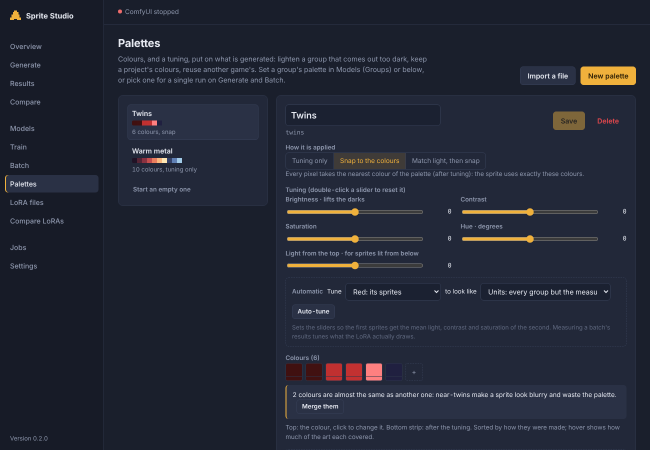
#> input picture pal_twins.png, 1300 x 900 px (shown at 1/2 size)
$ python -i pxtool.py   (imports and definitions only)
#> lines starting #> are read from the running program, lines starting #| are printed output that depends on the picture
#> in post, rgb is the input picture: shape (900, 1300, 3); mean R, G, B 35.6, 39.8, 53.5
#!/usr/bin/env python3
"""pxtool: image helpers of Sprite Studio (pixel grid, clean-up, colours, palettes).

  pxtool.py describe <sprite>... [--glows] [--neutral]   colour words for the prompt
  pxtool.py init     <sprite> <out.png> [--size 64] [--mask MASK] [--canvas 512]
  pxtool.py post     <render.png> <out.png> [--size 128] [--grid INIT.json] [--mirror auto --orig SPRITE]
                     [--max-colours 64] [--outline-style dark|selective] [--edge 0.5] [--no-outline] [--min-part 0.004] [--key-tol 70]
                     [--keep-green] [--no-tidy] [--keep-mask MASK --base SPRITE] [--legacy --margin 2]
  pxtool.py sheet    <out.png> <folder>... [--cell 160]
  pxtool.py palette-extract | palette-apply | palette-autotune | palette-words | palette-export

`init` puts a sprite on the flat green background the LoRA was trained on,
scaled up by a whole factor (512 // size: 8 for 64 px, 4 for 128 px), to
start a generation from; it writes the pixel grid next to it.

`post` turns a render into a sprite: the green background removed by
flood fill from the border (so light pixels of the sprite stay), green shadows and
edge blends removed, holes inside the sprite filled, small loose specks
dropped (real side parts kept), the render's own colours kept (256 at most, 64 by default),
one sprite pixel per block of the pixel grid (majority vote, the grid's
phase matched to the render), lone pixels tidied, a dark outline, an optional mirror. It also writes
a 4x preview and prints the sprite-standard checks.

`sheet` lays out an original and its variants for comparison. The palette-*
commands make, apply and export the palettes of the web app (see below).

Needs numpy, pillow, scipy.
"""

import argparse
import colorsys
import json
import math
import os
import re
import sys
from collections import Counter

import numpy as np
from PIL import Image
from scipy import ndimage

# The flat background the LoRA was trained on, removed after generation.
KEY = "#00ff00"


def hex_to_rgb(h):
    h = h.strip().lstrip("#")
    return tuple(int(h[i : i + 2], 16) for i in (0, 2, 4))


def rgb_to_hex(c):
    return "#{:02x}{:02x}{:02x}".format(*tuple(int(v) for v in c[:3]))


# [8 lines left out: function opaque_colours, not called in this run]


def _quantize(cnt, k):
    """`k` colours for a {colour: count} set, median cut weighted by
    sqrt(count) so rare shades are not swamped by the big areas."""
    if k <= 0 or not cnt:
        return []
    if len(cnt) <= k:
        return list(cnt)
    data = []
    for c, n in cnt.items():
        data += [c] * max(1, int(math.sqrt(n)))
    w = math.ceil(math.sqrt(len(data)))
    data += [data[0]] * (w * w - len(data))
    img = Image.new("RGB", (w, w))
    img.putdata(data)
    q = img.quantize(k, method=Image.Quantize.MEDIANCUT, dither=Image.Dither.NONE)
    pal = q.getpalette()[: k * 3]
    used = sorted(set(np.array(q).reshape(-1).tolist()))
    return [tuple(pal[i * 3 : i * 3 + 3]) for i in used]


def _is_glow(c):
    return _sat(c) > 0.45 and _val(c) > 0.45


MAX_COLOURS = 256  # the most colours a palette or a clean-up can hold
STANDARD_COLOURS = 64  # the usual sprite limit (the default; the standard check is relaxed above it)


def palette_of(cnt, max_colours=64):
    """Up to `max_colours` colours. The glows (bright saturated colours) get
    slots of their own (6 to 20, by how much of the art they are) so cores
    and lights keep their brightest shades instead of being merged into the
    body's mid-tones."""
    if len(cnt) <= max_colours:
        cols = list(cnt)
    else:
        glow = {c: n for c, n in cnt.items() if _is_glow(c)}
        rest = {c: n for c, n in cnt.items() if not _is_glow(c)}
        gw = sum(math.sqrt(n) for n in glow.values())
        tw = gw + sum(math.sqrt(n) for n in rest.values())
        k_glow = 0 if not glow else int(np.clip(round(max_colours * 2 * gw / max(tw, 1)), 6, 20))
        k_glow = min(k_glow, len(glow), max_colours // 2)
        cols = _quantize(glow, k_glow) + _quantize(rest, max_colours - k_glow)
    return sorted(set(cols), key=lambda c: sum(c))[:max_colours]


def _hsv(c):
    return colorsys.rgb_to_hsv(*(v / 255.0 for v in c))


def _sat(c):
    return _hsv(c)[1]


def _val(c):
    return _hsv(c)[2]


# [24 lines left out: function hue_name, not called in this run]


def _family(c):
    return hue_name(c).replace("dark ", "").replace("light ", "")


# [86 lines left out: functions describe_glows, sheet, describe, describe_counts, not called in this run]


# ---------------------------------------------------------------- palettes
#
# A palette is a JSON file: {"id", "label", "colours": ["#rrggbb", ...],
# "weights": [n, ...] (how much of the art each colour is, optional),
# "tune": {"hue", "saturation", "brightness", "contrast"} (-100..100, hue in
# degrees), "mode": "tune" | "snap" | "match", "words": true (colour words of
# the prompt from the palette)}. Applied to a finished sprite:
#   tune   the sprite's own colours, only adjusted by the tuning;
#   snap   every pixel takes the nearest colour of the (tuned) palette;
#   match  the sprite's light and shade are first spread like the palette's
#          (a dark render gets the palette's brightness), then snapped.
# The web app's preview (app.js applyPalette) does the same arithmetic: keep
# the two in step.

TUNE_KEYS = ("hue", "saturation", "brightness", "contrast")


# [84 lines left out: functions load_palette, extract_palette, tune_rgb, not called in this run]


def _lum(rgb):
    return rgb[..., 0] * 0.299 + rgb[..., 1] * 0.587 + rgb[..., 2] * 0.114


# [173 lines left out: functions relight, apply_palette, _opaque_pixels, colour_stats, auto_tune, palette_words and 2 more, not called in this run]


def pixel_scale(size, canvas=512):
    """The whole number of render pixels per sprite pixel: the training
    images, the init images and the clean-up all use the same one, so the
    model's pixels land on the grid the clean-up reads."""
    return max(1, canvas // max(1, size))


# [14 lines left out: function fit_sprite, not called in this run]


def grid_for(w, h, canvas=512, scale=None):
    k = scale or pixel_scale(max(w, h), canvas)
    return {"k": k, "w": w, "h": h, "ox": (canvas - w * k) // 2, "oy": (canvas - h * k) // 2, "canvas": canvas}


# [33 lines left out: function prepare_init, not called in this run]


def _snap(rgb, pal):
    """Nearest palette colour for every pixel (weighted RGB distance). Each distinct colour is looked up once:
    a render has far fewer colours than pixels, and the clean-up is re-run live while settings are dragged."""
    flat = rgb.reshape(-1, 3).astype(np.int32)
    codes = (flat[:, 0] << 16) | (flat[:, 1] << 8) | flat[:, 2]
    uniq, first, inv = np.unique(codes, return_index=True, return_inverse=True)
    p = pal.astype(np.int32)
    wts = np.array([3, 4, 2])
    out = np.empty((len(uniq), 3), np.uint8)
    for i in range(0, len(uniq), 4096):
        u = flat[first[i : i + 4096]]
        d = (((u[:, None, :] - p[None, :, :]) ** 2) * wts).sum(-1)
        out[i : i + 4096] = p[d.argmin(1)]
    return out[inv.reshape(-1)].reshape(rgb.shape)


def _key_like(rgb, key, tol, min_sat=0.3):
    """Background pixels: close to the key colour, or of the key's hue at any
    brightness (the soft shadows and edge blends the model paints onto the
    key colour are darker or paler versions of it)."""
#> called with key = '#00ff00', tol = 70, min_sat = 0.3
    hue_tol = 35.0
    k = np.array(hex_to_rgb(key))
    close = np.linalg.norm(rgb.astype(int) - k, axis=-1) < tol
    f = rgb.astype(float) / 255.0
    mx, mn = f.max(-1), f.min(-1)
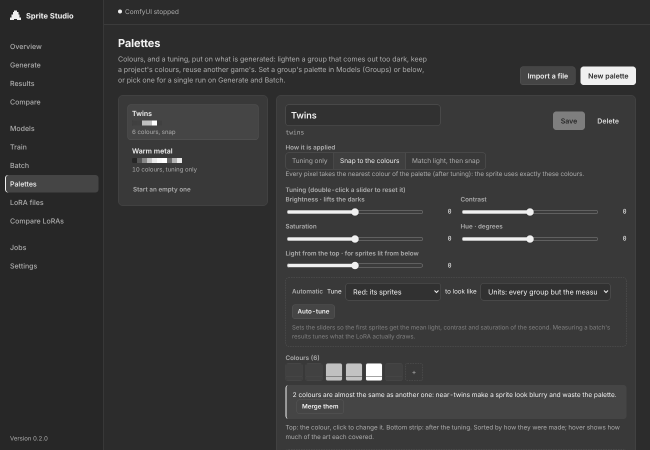
#> mx: shape (900, 1300) float64 (shown at 1/2 size); min 0.145, max 1, mean 0.218
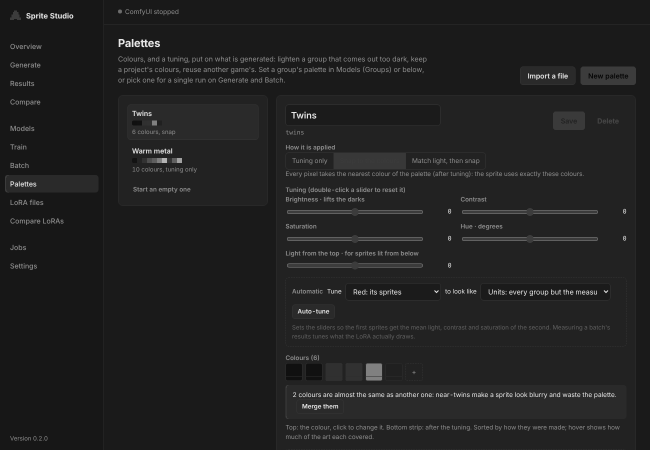
#> mn: shape (900, 1300) float64 (shown at 1/2 size); min 0.0157, max 0.902, mean 0.131
    sat = np.where(mx > 0, (mx - mn) / np.maximum(mx, 1e-6), 0)
    r, g, b = f[..., 0], f[..., 1], f[..., 2]
    d = np.maximum(mx - mn, 1e-6)
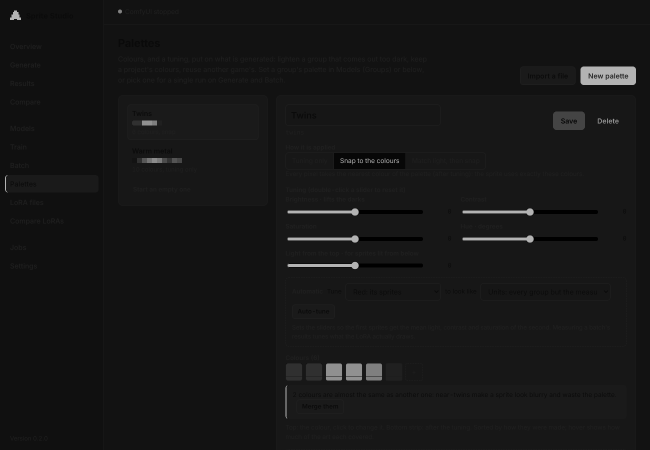
#> d: shape (900, 1300) float64 (shown at 1/2 size); min 1e-06, max 0.71, mean 0.0872
    hue = np.where(mx == r, ((g - b) / d) % 6, np.where(mx == g, (b - r) / d + 2, (r - g) / d + 4)) * 60.0
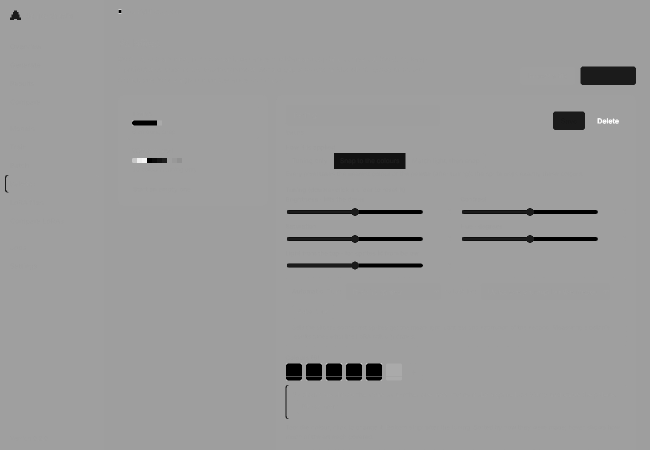
#> hue: shape (900, 1300) float64 (shown at 1/2 size); min 0, max 359.6, mean 219.1; drawn with min black and max white
    kh = _hsv(k)[0] * 360.0
    dh = np.abs((hue - kh + 180) % 360 - 180)
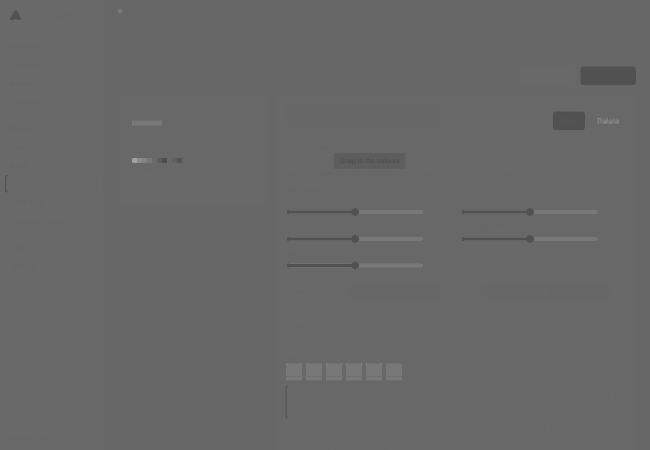
#> dh: shape (900, 1300) float64 (shown at 1/2 size); min 60, max 180, mean 104
    tinted = (dh < hue_tol) & (sat > min_sat) & (mx > 0.08)
    return close | tinted


def _luma(rgb):
    f = rgb.astype(float)
    return 0.299 * f[..., 0] + 0.587 * f[..., 1] + 0.114 * f[..., 2]


# [10 lines left out: function _symmetric, not called in this run]


def _tidy(canvas, pal, outline=True, style="dark"):
    """Pixel-art tidying at the final size: lone pixels that match none of
    their 8 neighbours take the neighbourhood's colour (the speckle the
    model leaves), and the edge of the silhouette gets a dark outline, as in
    the hand-drawn sprites (glows on the edge are kept). style "selective":
    each outline pixel takes a darker shade of its own colour (selective
    outlining) instead of the palette's darkest colour."""
    h, w = canvas.shape[:2]
    alpha = canvas[..., 3] > 0
    rgb = canvas[..., :3].astype(np.int64)
    code = (rgb[..., 0] << 16) | (rgb[..., 1] << 8) | rgb[..., 2]
    out = canvas.copy()
    for y in range(1, h - 1):
        for x in range(1, w - 1):
            if not alpha[y, x]:
                continue
            nb = code[y - 1 : y + 2, x - 1 : x + 2][alpha[y - 1 : y + 2, x - 1 : x + 2]]
            if len(nb) < 7:
                continue
            others = nb[nb != code[y, x]]
            if len(others) == len(nb) - 1:  # matches no neighbour
                v, c = np.unique(others, return_counts=True)
                if c.max() >= 3:
                    best = int(v[c.argmax()])
                    out[y, x, :3] = (best >> 16 & 255, best >> 8 & 255, best & 255)
    if not outline:
        return out
    darkest = pal[np.argmin(_luma(pal))]
    inner = ndimage.binary_erosion(alpha)
    edge = alpha & ~inner
    luma = _luma(pal)
    for y, x in zip(*np.nonzero(edge), strict=False):
        own = tuple(int(v) for v in out[y, x, :3])
        if _is_glow(own):
            continue
        if style == "selective":
            darker = pal[luma < _luma(np.array([own]))[0] * 0.75]
            if len(darker):
                target = np.array(own) * 0.55
                out[y, x, :3] = darker[(((darker - target) ** 2) * np.array([3, 4, 2])).sum(1).argmin()]
                continue
        out[y, x, :3] = darkest
    return out


def _grid_sample(rgb, fg, pal, g, search=True, edge=0.5):
    """One sprite pixel per k x k block of the render, on the grid of the
    init image (or of the training images): opaque when most of the block
    is body (edge: the share, 0.5 by default), coloured by the block's most
    common (palette-snapped) colour.
    The model may draw its pixels a little off that grid, so the phase that
    makes the blocks the most uniform is used."""
    k, w, h = g["k"], g["w"], g["h"]
    snapped = _snap(rgb, pal)
    codes = (snapped[..., 0].astype(np.int64) << 16) | (snapped[..., 1].astype(np.int64) << 8) | snapped[..., 2]
    H, W = fg.shape
    best = (g["ox"], g["oy"])
    if search and k >= 2:
        luma = _luma(rgb)
        scores = {}
        r = k // 2
        for dy in range(-r, r + 1):
            for dx in range(-r, r + 1):
                ox, oy = g["ox"] + dx, g["oy"] + dy
                x0, y0 = max(ox, 0), max(oy, 0)
                nx, ny = (min(W, ox + w * k) - x0) // k, (min(H, oy + h * k) - y0) // k
                if nx < 1 or ny < 1:
                    continue
                blk = luma[y0 : y0 + ny * k, x0 : x0 + nx * k].reshape(ny, k, nx, k)
                m = fg[y0 : y0 + ny * k, x0 : x0 + nx * k].reshape(ny, k, nx, k)
                var = blk.var(axis=(1, 3))
                full = m.all(axis=(1, 3))
                scores[(ox, oy)] = var[full].mean() if full.any() else 1e9
        if scores:
            best = min(scores, key=scores.get)
    ox, oy = best
    out = np.zeros((h, w, 4), np.uint8)
    for j in range(h):
        for i in range(w):
            y0, x0 = oy + j * k, ox + i * k
            if y0 < 0 or x0 < 0 or y0 + k > H or x0 + k > W:
                continue
            m = fg[y0 : y0 + k, x0 : x0 + k]
            if m.mean() < edge:
                continue
            c = codes[y0 : y0 + k, x0 : x0 + k][m]
            v, cnts = np.unique(c, return_counts=True)
            b = int(v[cnts.argmax()])
            out[j, i] = (b >> 16 & 255, b >> 8 & 255, b & 255, 255)
    return out


# [87 lines left out: functions _legacy_fit, flatten_background, tile_post, not called in this run]


def post(
    src,
    dst,
    key=KEY,
    size=128,
    min_part=0.004,
    mirror="none",
    key_tol=70,
    orig=None,
    tidy=True,
    margin=2,
    keep_green=False,
    grid=None,
    legacy=False,
    keep_mask=None,
    base=None,
    palette=None,
    fill=0,
    colours=64,
    outline=True,
    outline_style="dark",
    edge=0.5,
    tile=False,
    keep_edge=0,
):
    """tile: the render is a tile in full colour (see tile_post), keep_edge: px of the original's edge it keeps.
    keep_green: the sprite has green parts of its own (an acid pool...):
    only the green reached from the border is background, green inside the
    silhouette is kept. margin: empty pixels around the sprite (icons fill
    their whole canvas: 0; legacy fitting only). grid: the init's grid file
    (pxtool.py init writes it); without it the grid of a size x size sprite
    centred in the render is used, as in the training images. legacy: the
    old fitting (crop the body, scale it to the size). keep_mask + base: a
    touch-up, only the mask's white pixels come from the render, the rest
    stays the base sprite. fill: 50 to 100, the share of the size x size
    canvas the sprite's longest side takes (100: edge to edge); the drawing
    is cropped from the render and pixelated at that size, so it is neither
    cut by the canvas nor lost in empty space. 0: the render's own scale.
    Fine-tuning: min_part (loose parts dropped, share of the body), key_tol
    (how far from the key green a pixel is still background), colours (the
    most the sprite keeps, 2 to 256), edge (0.2 to 0.8: the share of a block
    that must be body to draw its pixel; lower = a fuller silhouette),
    outline (the dark edge line; tidy=False drops it too), outline_style ("dark" or "selective")."""
    if tile:
        return tile_post(src, dst, size, orig=orig, grid=grid, keep_edge=int(keep_edge or 0))
    a = np.array(Image.open(src).convert("RGBA"))
    rgb = a[..., :3]
    if mirror == "auto":
        mirror = "left" if orig and _symmetric(orig) else "none"

    # 1. Background: transparent pixels, plus everything green reached from
    #    the border (the key colour and its darker or paler shadows and
    #    blends). Light body pixels inside the silhouette are never touched.
    bg = a[..., 3] < 128
    if keep_green:
        # Only colours very close to the pure key: the sprite's own greens,
        # darker or paler, are never taken for background.
        near = np.linalg.norm(rgb.astype(int) - np.array(hex_to_rgb(key)), axis=-1) < 40
    else:
        near = _key_like(rgb, key, key_tol)
    lab, _ = ndimage.label(near | bg)
#> lab: shape (900, 1300) int32; every value is 0
    border = set(np.unique(np.concatenate([lab[0], lab[-1], lab[:, 0], lab[:, -1]]))) - {0}
#> border = 0 items
    bg = bg | np.isin(lab, list(border))
    fg = ~bg
#> fg: shape (900, 1300) bool; every value is 1

    # 2. Loose specks: drop the small separate bits, keep real side parts.
    lab, n = ndimage.label(fg)
#> lab: shape (900, 1300) int32; every value is 1
#> n = 1
    if n > 1:
        sizes = ndimage.sum(fg, lab, range(1, n + 1))
        keep = [i + 1 for i, s in enumerate(sizes) if s >= min_part * sizes.max()]
        fg = np.isin(lab, keep)

    # 3. Holes inside the body: filled, coloured from the nearest body pixel.
    filled = ndimage.binary_fill_holes(fg)
    holes = filled & ~fg
    # Inside the silhouette, even faintly green pixels (the blend of body
    # and background at the edges) are repainted from the body.
    if not keep_green:
        holes |= filled & _key_like(rgb, key, key_tol, min_sat=0.12)
    if holes.any():
        solid = filled & ~holes
        _, (iy, ix) = ndimage.distance_transform_edt(~solid, return_indices=True)
        rgb = rgb.copy()
        rgb[holes] = rgb[iy[holes], ix[holes]]
    fg = filled
    # The render's own colours (256 at most, 64 by default): the LoRA already draws the
    # group's colours and contrast, the clean-up only keeps them.
    cols, counts = np.unique(rgb[fg], axis=0, return_counts=True)
#> cols = 2656 rows, first 8: [23, 27, 39], [23, 27, 40], [24, 28, 40], [24, 28, 41], [25, 29, 42], [25, 30, 42], [25, 30, 43], [25, 30, 44]; counts = 2656 values, max 427465 at index 87, min 1 at index 21, mean 440.5
    cnt = Counter({tuple(int(v) for v in c): int(n) for c, n in zip(cols, counts, strict=False)})
#> cnt = 2656 items
    colours = max(2, min(MAX_COLOURS, int(colours or STANDARD_COLOURS)))
    pal = np.array(palette_of(cnt, colours)) if cnt else np.array([[0, 0, 0]])
#> in palette_of, `glow = {c: n for c, n in cnt.items() if _is_glow(c)}`: glow = 376 items
#> in palette_of, `rest = {c: n for c, n in cnt.items() if not _is_glow(c)}`: rest = 2280 items
#> in palette_of, `gw = sum(math.sqrt(n) for n in glow.values())`: gw = 892.1
#> in palette_of, `tw = gw + sum(math.sqrt(n) for n in rest.values())`: tw = 11526.4
#> in palette_of, `k_glow = 0 if not glow else int(np.clip(round(max_colours * 2 * gw / m..`: k_glow = 10
#> the loop in _quantize, `for c, n in cnt.items():` made 376 passes
#> (c, n) on passes 1 to 3: ((96, 128, 180), 100), ((115, 83, 25), 2), ((115, 93, 54), 2)
#> after the loop in _quantize, `for c, n in cnt.items():`: data = 793 items, first 6: (96, 128, 180), (96, 128, 180), (96, 128, 180), (96, 128, 180), (96, 128, 180), (96, 128, 180)
#> in _quantize, `w = math.ceil(math.sqrt(len(data)))`: w = 29
#> in _quantize, `data += [data[0]] * (w * w - len(data))`: data = 841 items, first 6: (96, 128, 180), (96, 128, 180), (96, 128, 180), (96, 128, 180), (96, 128, 180), (96, 128, 180)
#> in _quantize, `q = img.quantize(k, method=Image.Quantize.MEDIANCUT, dither=Image.Dith..`:
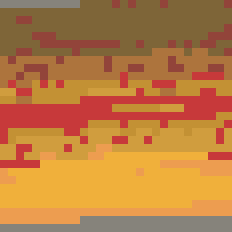
#> q: PIL image 29x29 P (shown 8 times larger); mean R, G, B 186.9, 124.3, 64.2
#> in _quantize, `pal = q.getpalette()[: k * 3]`: pal = 30 values, max 241 at index 0, min 52 at index 14, mean 128.7
#> in _quantize, `used = sorted(set(np.array(q).reshape(-1).tolist()))`: used = [1, 2, 3, 4, 5, 6, 7, 8, 9]
#> call 2 of _quantize, with k = 54
#> in _quantize (call 2), `data = []`: data = []
#> the loop in _quantize (call 2), `for c, n in cnt.items():` made 2280 passes
#> (c, n) on passes 1 to 3: ((23, 27, 39), 174582), ((23, 27, 40), 34), ((24, 28, 40), 41)
#> after the loop in _quantize (call 2), `for c, n in cnt.items():`: data = 9814 items, first 6: (23, 27, 39), (23, 27, 39), (23, 27, 39), (23, 27, 39), (23, 27, 39), (23, 27, 39)
#> in _quantize (call 2), `w = math.ceil(math.sqrt(len(data)))`: w = 100
#> in _quantize (call 2), `data += [data[0]] * (w * w - len(data))`: data = 10000 items, first 6: (23, 27, 39), (23, 27, 39), (23, 27, 39), (23, 27, 39), (23, 27, 39), (23, 27, 39)
#> in _quantize (call 2), `q = img.quantize(k, method=Image.Quantize.MEDIANCUT, dither=Image.Dith..`:
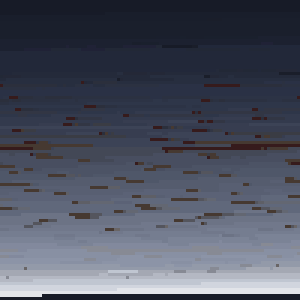
#> q: PIL image 100x100 P (shown 3 times larger); mean R, G, B 76.6, 81.6, 96.6
#> in _quantize (call 2), `pal = q.getpalette()[: k * 3]`: pal = 162 values, max 233 at index 2, min 23 at index 156, mean 86.5
#> in _quantize (call 2), `used = sorted(set(np.array(q).reshape(-1).tolist()))`: used = 54 values from 0 to 53
#> (the rest of the program and of its run is left out)
